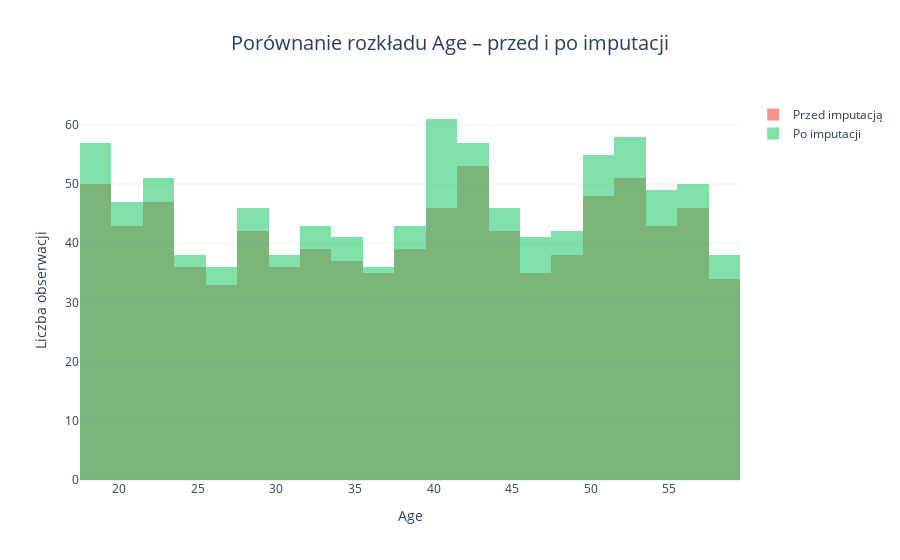

The code cell stored with this chart in its notebook:
### Markdown cell above
Porównujemy rozkład danych dla danych przed i po imputacji:

### Code cell
import plotly.graph_objects as go

fig = go.Figure()

# Histogram Age PRZED imputacją
fig.add_trace(go.Histogram(
    x=df['Age'],
    name='Przed imputacją',
    marker_color='#e74c3c',
    opacity=0.6
))

# Histogram Age PO imputacji
fig.add_trace(go.Histogram(
    x=df_imputed['Age'],
    name='Po imputacji',
    marker_color='#2ecc71',
    opacity=0.6
))

# Ustawienia: nałożenie słupków
fig.update_layout(
    barmode='overlay',
    title='Porównanie rozkładu Age – przed i po imputacji',
    title_x=0.5,
    title_font_size=20,
    xaxis_title='Age',
    yaxis_title='Liczba obserwacji',
    template='plotly_white'
)

fig.show()

### Figure 1 — Plotly figure (JSON) as saved in the notebook; plotly's stock layout.template omitted (floating-point values rounded to 4 significant figures; data arrays with more than 128 entries replaced by an {"elided": "..."} marker saying what was removed)
{"data": [{"marker": {"color": "#e74c3c"}, "name": "Przed imputacją", "opacity": 0.6, "type": "histogram", "x": {"elided": "973 int values"}}, {"marker": {"color": "#2ecc71"}, "name": "Po imputacji", "opacity": 0.6, "type": "histogram", "x": {"elided": "973 int values"}}], "layout": {"barmode": "overlay", "title": {"font": {"size": 20}, "text": "Porównanie rozkładu Age – przed i po imputacji", "x": 0.5}, "xaxis": {"title": {"text": "Age"}}, "yaxis": {"title": {"text": "Liczba obserwacji"}}}}
